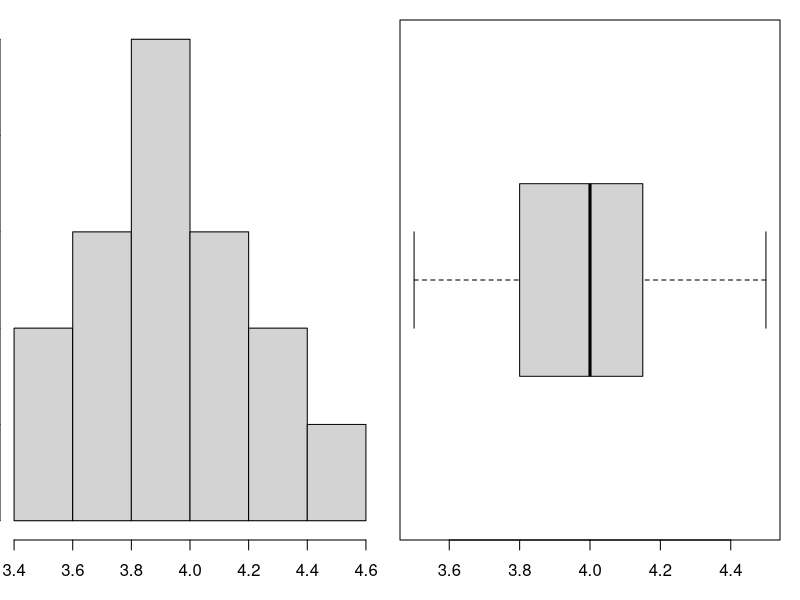
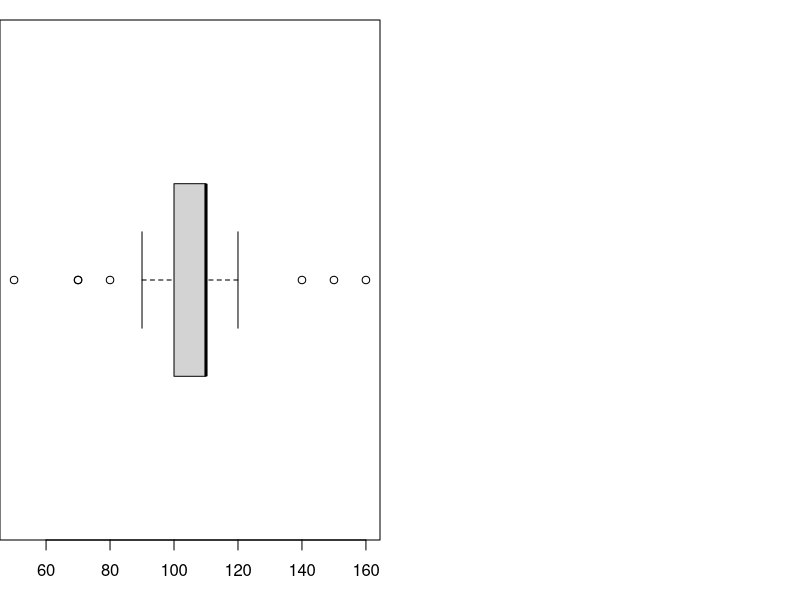
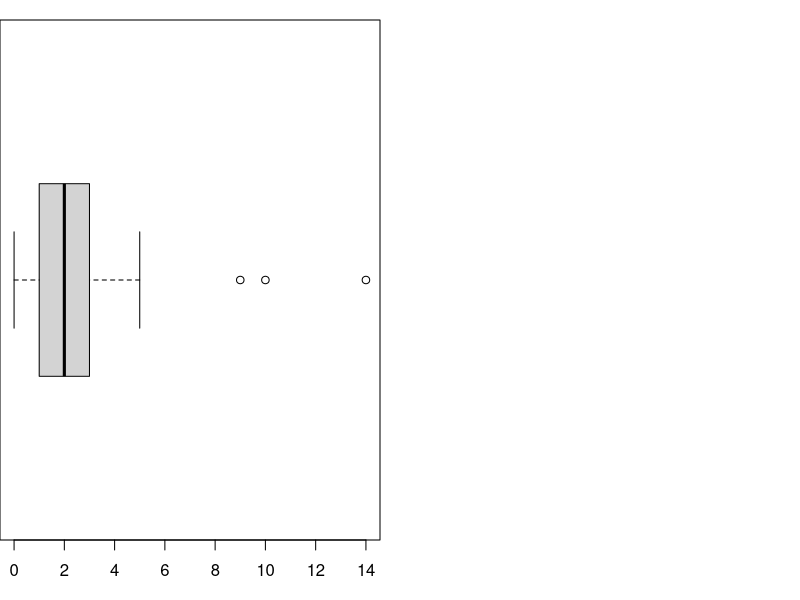
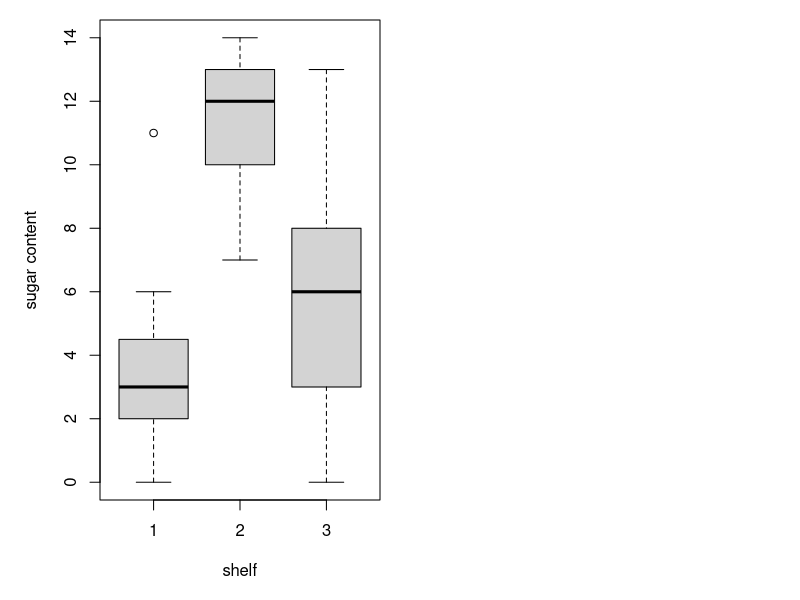
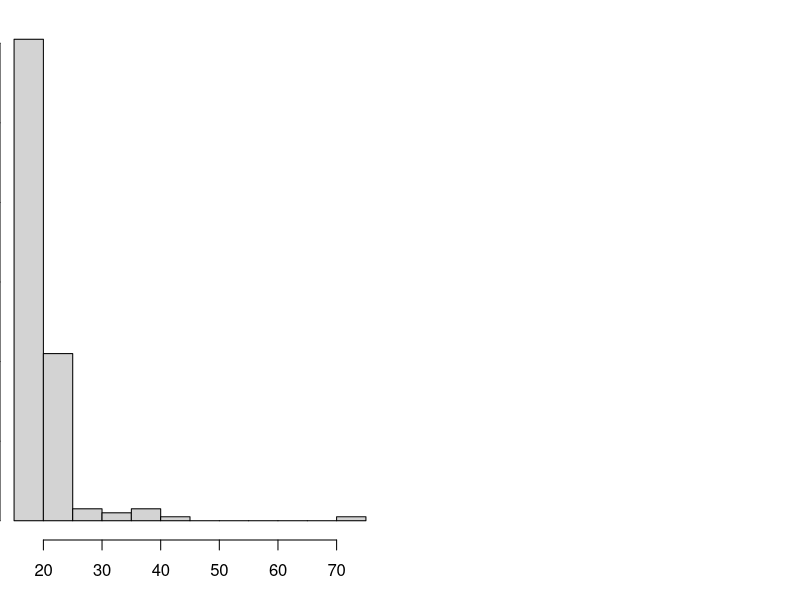
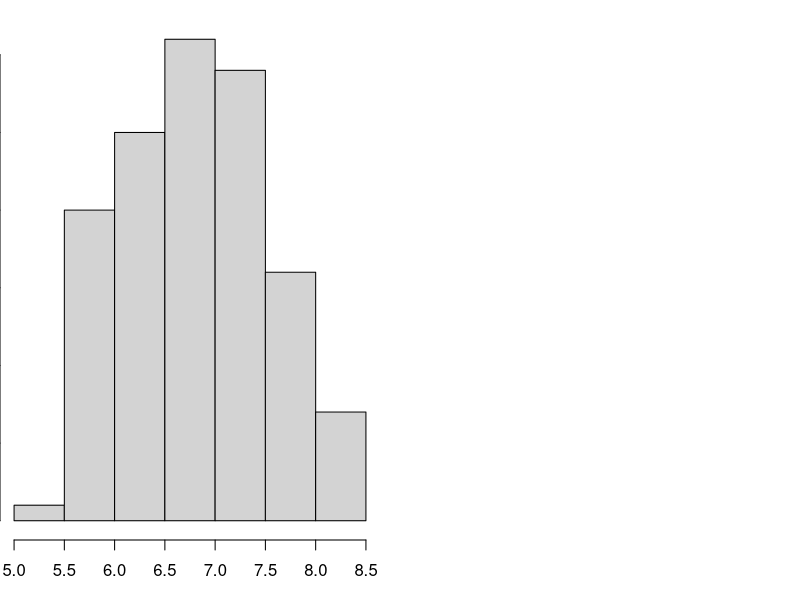
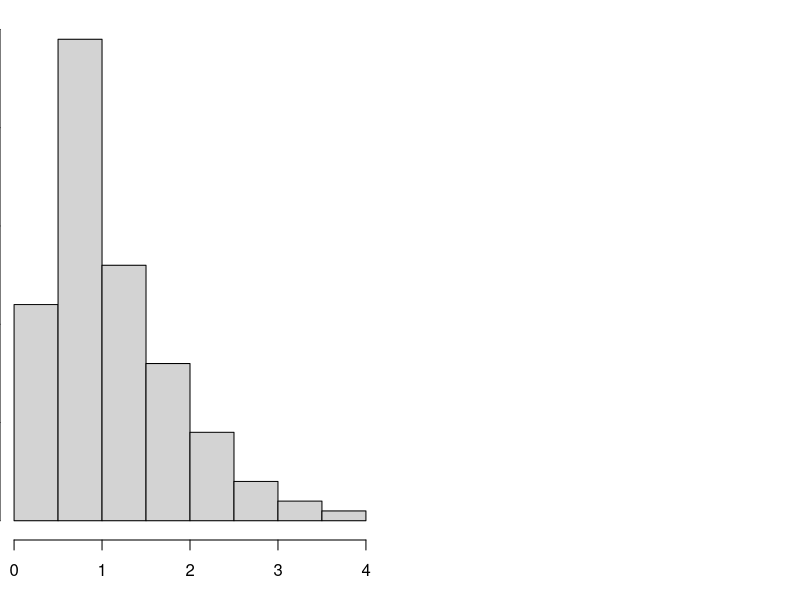

Write R code to recreate these figures, in order.
## ---- chunk 1
knitr::opts_chunk$set(echo = TRUE)
# enter shorthand for the current quarter in string with no spaces, puncuation or special characters. Ex: quarter = "F19"
quarter = "Summer2022"; if(quarter == " "){stop("Enter quarter (i.e. F19 for Fall 2019) in string on line 11.")}
setwd("D:/77/UCSC/study/GSI_stats7L/7L-code")
set.seed(42)
## ---- chunk 2
# remove 4 random data points from butterfly.txt data, used in Lab 2A
butteryfly_dat = as.matrix(read.table("butterfly.txt", sep = "", header = TRUE)); butteryfly_colnames = colnames(butteryfly_dat)
butteryfly_dat = as.matrix(butteryfly_dat[-sample(1:dim(butteryfly_dat)[1],4),1:dim(butteryfly_dat)[2]]); colnames(butteryfly_dat) <- butteryfly_colnames
write.table(butteryfly_dat, file=sprintf("butterfly_%s.txt",quarter), row.names = FALSE, quote = FALSE)

# remove 22 random data points from cereal.txt data excluding rows 1,3,4 and 58, used in Labs 2B-2D
cereal_dat = as.matrix(read.table("cereal.txt", sep = "", header = TRUE)); cereal_colnames = colnames(cereal_dat)
cereal_dat = as.matrix(cereal_dat[-sample((1:dim(cereal_dat)[1])[-c(1,3,4,58)],22),1:dim(cereal_dat)[2]]); colnames(cereal_dat) <- cereal_colnames
write.table(cereal_dat, file=sprintf("cereal_%s.txt",quarter), row.names = FALSE, quote = FALSE)

getmode <- function(v) {
   uniqv <- unique(v)
   uniqv[which(tabulate(match(v, uniqv)) == max(tabulate(match(v, uniqv))))]
}
## ---- chunk 3
par(mfrow=c(1,2), mar = c(3, 0, 1, 1))
hist(butteryfly_dat,main=""); boxplot(butteryfly_dat,horizontal = TRUE,main="")
## ---- chunk 4
par(mfrow=c(1,2), mar = c(3, 0, 1, 1))
boxplot(as.numeric(cereal_dat[,4]),horizontal = TRUE,main="")
## ---- chunk 5
par(mfrow=c(1,2), mar = c(3, 0, 1, 1))
boxplot(as.numeric(cereal_dat[,8]),horizontal = TRUE,main="")
## ---- chunk 6
par(mfrow=c(1,2), mar = c(5, 5, 1, 1))
boxplot(as.numeric(cereal_dat[-(which(as.numeric(cereal_dat[,9])==-1)),10])~as.numeric(cereal_dat[-(which(as.numeric(cereal_dat[,9])==-1)),13]), ylab = "sugar content", xlab = "shelf")
## ---- chunk 7
# remove 32 random data points from survey.txt data excluding row 70, used in Labs 5A-5B
survey_dat = as.matrix(read.table("survey.txt", sep = "", header = TRUE)); survey_colnames = colnames(survey_dat)
survey_dat = as.matrix(survey_dat[-sample((1:dim(survey_dat)[1])[-70],32),1:dim(survey_dat)[2]]); colnames(survey_dat) <- survey_colnames
write.table(survey_dat, file=sprintf("survey_%s.txt",quarter), row.names = FALSE, quote = FALSE)

p_heavy = mean(survey_dat[-which(is.na(survey_dat[,9])),9] == "Heavy")
p_freq = mean(survey_dat[-which(is.na(survey_dat[,9])),8] == "Freq")
n = length(survey_dat[-which(is.na(survey_dat[,9])),8])
p_heavy_and_freq = length(intersect(which(survey_dat[-which(is.na(survey_dat[,9])),8] == "Freq"),which(survey_dat[-which(is.na(survey_dat[,9])),9] == "Heavy")))/n
p_heavy_given_freq = p_heavy_and_freq / p_freq
p_freq_given_heavy = p_heavy_and_freq / p_heavy
## ---- chunk 8
par(mfrow=c(1,2), mar = c(3, 0, 1, 1))
hist(as.numeric(survey_dat[,12]),main="")
## ---- chunk 9
# remove 21 random data points from mercury.txt data, used in Labs 7A-7D and 8C-8D
mercury_dat = as.matrix(read.table("mercury.txt", sep = "", header = TRUE)); mercury_colnames = colnames(mercury_dat)
mercury_dat = as.matrix(mercury_dat[-sample((1:dim(mercury_dat)[1]),21),1:dim(mercury_dat)[2]]); colnames(mercury_dat) <- mercury_colnames
write.table(mercury_dat, file=sprintf("mercury_%s.txt",quarter), row.names = FALSE, quote = FALSE)

xbar_1 = mean(mercury_dat[which(mercury_dat[,1]==1),5])
s_1 = sd(mercury_dat[which(mercury_dat[,1]==1),5])
n_1 = length(mercury_dat[which(mercury_dat[,1]==1),5])
xbar_2 = mean(mercury_dat[which(mercury_dat[,1]==2),5])
s_2 = sd(mercury_dat[which(mercury_dat[,1]==2),5])
n_2 = length(mercury_dat[which(mercury_dat[,1]==2),5])
dfs = min((n_1-1),(n_2-1))
## ---- chunk 10
par(mfrow=c(1,2), mar = c(3, 0, 1, 1))
hist(as.numeric(log(mercury_dat[,4])),ylab="log(weight)",main="")
## ---- chunk 11
par(mfrow=c(1,2), mar = c(3, 0, 1, 1))
hist(as.numeric(mercury_dat[,5]),ylab="mercury",main="")
## ---- chunk 12
# remove 2 random data points from anscombe.txt data excluding rows 3 and 8, used in Labs 8A-8B
anscombe_dat = as.matrix(read.table("anscombe.txt", sep = "", header = TRUE)); anscombe_colnames = colnames(anscombe_dat)
anscombe_dat = as.matrix(anscombe_dat[-sample((1:dim(anscombe_dat)[1])[-c(3,8)],2),1:dim(anscombe_dat)[2]]); colnames(anscombe_dat) <- anscombe_colnames
write.table(anscombe_dat, file=sprintf("anscombe_%s.txt",quarter), row.names = FALSE, quote = FALSE)
# 8A
lm_1 = lm(anscombe_dat[,2]~anscombe_dat[,1])
sum_lm_1 = summary(lm_1)
# 8B
lm_2 = lm(anscombe_dat[,4]~anscombe_dat[,3])
sum_lm_2 = summary(lm_2)
lm_3 = lm(anscombe_dat[,6]~anscombe_dat[,5])
sum_lm_3 = summary(lm_3) 
lm_4 = lm(anscombe_dat[,8]~anscombe_dat[,7])
sum_lm_4 = summary(lm_4) 
# 8C
lm_5 = lm(mercury_dat[,5]~mercury_dat[,3])
sum_lm_5 = summary(lm_5)
# 8D
lm_6 = lm(mercury_dat[,5]~mercury_dat[,4])
sum_lm_6 = summary(lm_6)
## ---- chunk 13
# remove 10 random data points from crime.txt data, used in Labs 9A-9B
crime_dat = as.matrix(read.table("crime.txt", sep = "", header = TRUE)); crime_colnames = colnames(crime_dat)
crime_dat = as.matrix(crime_dat[-sample((1:dim(crime_dat)[1]),1),1:dim(crime_dat)[2]]); colnames(crime_dat) <- crime_colnames
write.table(crime_dat, file=sprintf("crime_%s.txt",quarter), row.names = FALSE, quote = FALSE)
# 9A
lm_1 = lm(crime_dat[,1]~crime_dat[,2]+crime_dat[,3]+crime_dat[,4]+crime_dat[,5]+crime_dat[,6])
sum_lm_1 = summary(lm_1)
# 9B
lm_2 = lm(crime_dat[,1]~crime_dat[,2]+crime_dat[,3]+crime_dat[,5]+crime_dat[,6])
sum_lm_2 = summary(lm_2)
lm_3 = lm(crime_dat[,1]~crime_dat[,2]+crime_dat[,5]+crime_dat[,6])
sum_lm_3 = summary(lm_3)
## ---- chunk 14
summary(lm(crime~pctmetro+poverty+single,data = as.data.frame(crime_dat[,c(1,2,5,6)])))$coefficients 
## ---- chunk 15
# remove 8 random data points from speed.txt data, used in Labs 10A-10C
speed_dat = as.matrix(read.table("speed.txt", sep = "", header = TRUE)); speed_colnames = colnames(speed_dat)
speed_dat = as.matrix(speed_dat[-sample((1:dim(speed_dat)[1]),8),1:dim(speed_dat)[2]]); colnames(speed_dat) <- speed_colnames
write.table(speed_dat, file=sprintf("speed_%s.txt",quarter), row.names = FALSE, quote = FALSE)
# 10A
lm_1 = lm(speed_dat[,1]~speed_dat[,2])
sum_lm_1 = summary(lm_1)
# 10B
lm_2 = lm(speed_dat[,1]~speed_dat[,2]+I((speed_dat[,2]-mean(speed_dat[,2]))^2))
sum_lm_2 = summary(lm_2)
lm_3 = lm(speed_dat[,1]~speed_dat[,2]+I((speed_dat[,2]-mean(speed_dat[,2]))^2)+I((speed_dat[,2]-mean(speed_dat[,2]))^3)+I((speed_dat[,2]-mean(speed_dat[,2]))^4))
sum_lm_3 = summary(lm_3)

